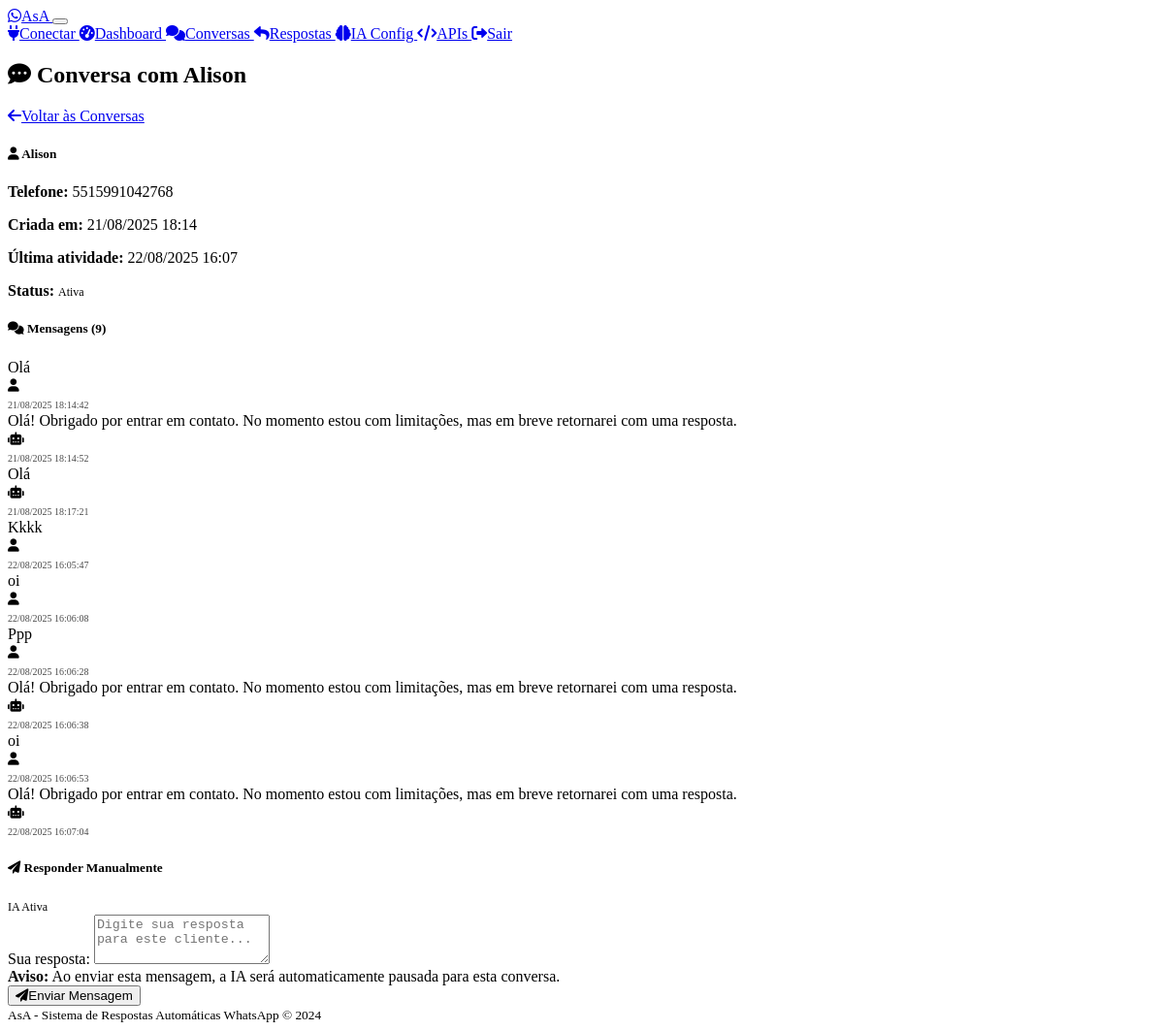
The page /admin/conversation/1 (signed in) on the database as committed earlier.
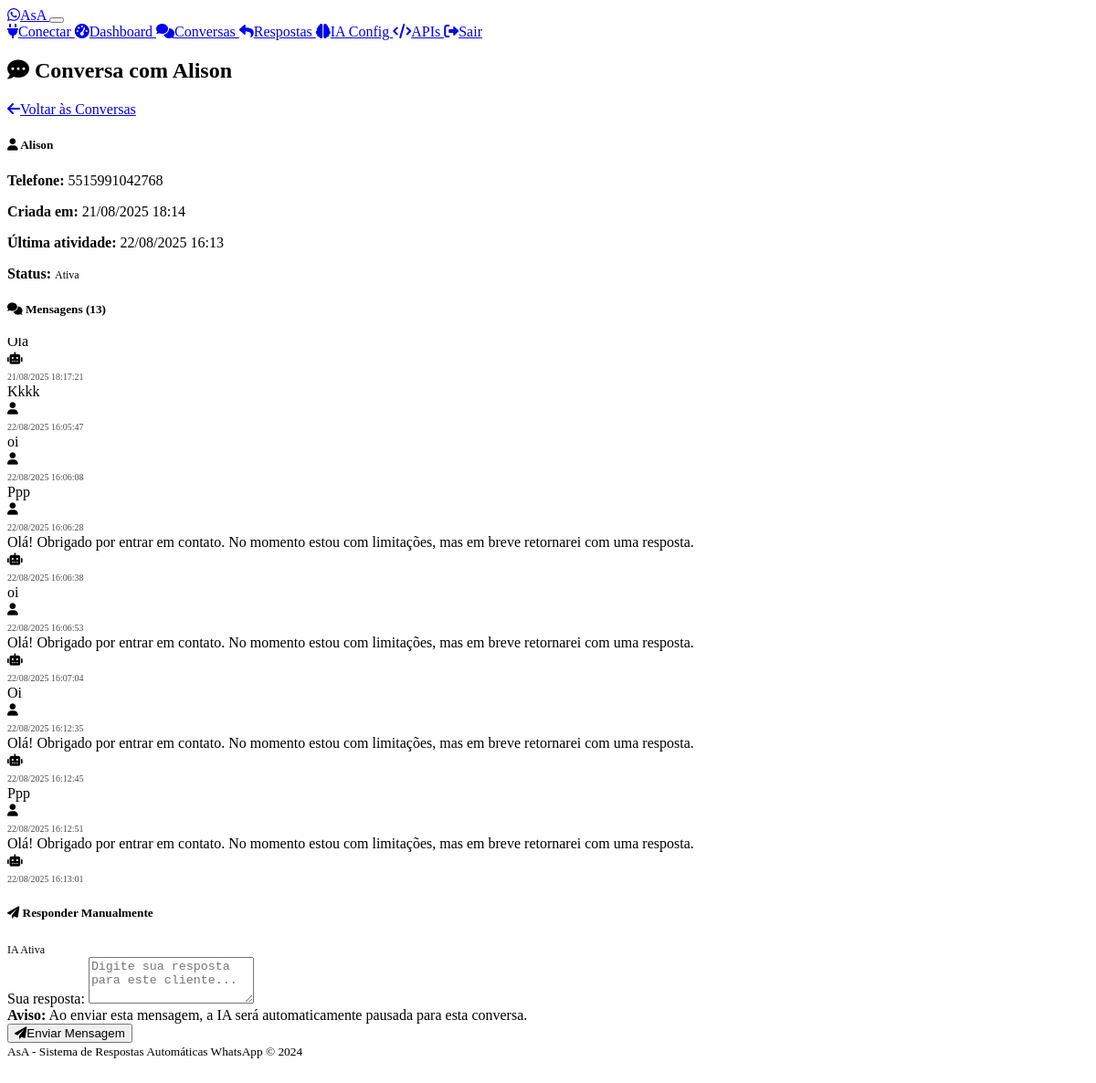
The same page on the database as committed later.
### models.py (models this page shows)
class Conversation(db.Model):
    id = db.Column(db.Integer, primary_key=True)
    phone_number = db.Column(db.String(20), nullable=False)
    contact_name = db.Column(db.String(100))
    created_at = db.Column(db.DateTime, default=datetime.utcnow)
    updated_at = db.Column(db.DateTime, default=datetime.utcnow, onupdate=datetime.utcnow)
    is_active = db.Column(db.Boolean, default=True)
    ai_paused = db.Column(db.Boolean, default=False)  # True when human takes over
    paused_at = db.Column(db.DateTime)  # When AI was paused
    messages = db.relationship('Message', backref='conversation', lazy=True, cascade='all, delete-orphan')

class Message(db.Model):
    id = db.Column(db.Integer, primary_key=True)
    conversation_id = db.Column(db.Integer, db.ForeignKey('conversation.id'), nullable=False)
    content = db.Column(db.Text, nullable=False)
    is_from_user = db.Column(db.Boolean, nullable=False)  # True if from user, False if from bot
    message_type = db.Column(db.String(20), default='text')  # text, image, audio, etc.
    timestamp = db.Column(db.DateTime, default=datetime.utcnow)
    response_type = db.Column(db.String(20))  # 'standard', 'ai', or None for user messages

### routes.py (the view)
    def decorated_function(*args, **kwargs):
        if not session.get('admin_logged_in'):
            return redirect(url_for('admin_login'))
        return f(*args, **kwargs)

### routes.py (called while the page is built)
def admin_required(f):
    def decorated_function(*args, **kwargs):
        if not session.get('admin_logged_in'):
            return redirect(url_for('admin_login'))
        return f(*args, **kwargs)
    decorated_function.__name__ = f.__name__
    return decorated_function

@app.route('/admin/conversation/<int:conversation_id>')
@admin_required
def view_conversation(conversation_id):
    conversation = Conversation.query.get_or_404(conversation_id)
    messages = Message.query.filter_by(
        conversation_id=conversation_id
    ).order_by(Message.timestamp.asc()).all()
    return render_template('conversation_detail.html',
                         conversation=conversation, messages=messages)

@app.context_processor
def inject_admin_status():
    return {'admin_logged_in': session.get('admin_logged_in', False)}

### templates/conversation_detail.html (shortened to what this page needs)
{% extends "base.html" %}
{% block content %}
<div class="d-flex justify-content-between align-items-center mb-4">
    <h2>
        <i class="fas fa-comment-dots me-2"></i>
        Conversa com {{ conversation.contact_name or 'Contato' }}
    </h2>
    <a href="{{ url_for('admin_conversations') }}" class="btn btn-outline-secondary">
        <i class="fas fa-arrow-left me-2"></i>Voltar às Conversas
    </a>
</div>
<div class="card mb-4">
    <div class="card-body">
        <div class="row">
            <div class="col-md-6">
                <h5 class="card-title">
                    <i class="fas fa-user me-2"></i>
                    {{ conversation.contact_name or 'Sem nome' }}
                </h5>
                <p class="card-text">
                    <strong>Telefone:</strong>
                    <span class="font-monospace">{{ conversation.phone_number }}</span>
                </p>
            </div>
            <div class="col-md-6">
                <p class="card-text">
                    <strong>Criada em:</strong>
                    {{ conversation.created_at.strftime('%d/%m/%Y %H:%M') }}
                </p>
                <p class="card-text">
                    <strong>Última atividade:</strong>
                    {{ conversation.updated_at.strftime('%d/%m/%Y %H:%M') }}
                </p>
                <p class="card-text">
                    <strong>Status:</strong>
                    {% if conversation.is_active %}
                        <span class="badge bg-success">Ativa</span>
                    {% else %}
                        <span class="badge bg-secondary">Inativa</span>
                    {% endif %}
                </p>
            </div>
        </div>
    </div>
</div>
<div class="card">
    <div class="card-header">
        <h5 class="mb-0">
            <i class="fas fa-comments me-2"></i>
            Mensagens ({{ messages|length }})
        </h5>
    </div>
    <div class="card-body">
        {% if messages %}
            <div class="chat-container" style="max-height: 600px; overflow-y: auto;">
                {% for message in messages %}
                <div class="message-item mb-3 {% if message.is_from_user %}message-user{% else %}message-system{% endif %}">
                    <div class="row">
                        <div class="col-{% if message.is_from_user %}8{% else %}8 offset-4{% endif %}">
                            <div class="card {% if message.is_from_user %}bg-primary{% else %}bg-secondary{% endif %}">
                                <div class="card-body py-2">
                                    <div class="d-flex justify-content-between align-items-start">
                                        <div class="message-content flex-grow-1">
                                            {{ message.content }}
                                        </div>
                                        <small class="text-{% if message.is_from_user %}light{% else %}muted{% endif %} ms-2">
                                            <i class="fas fa-{% if message.is_from_user %}user{% else %}robot{% endif %} me-1"></i>
                                        </small>
                                    </div>
                                    <div class="message-timestamp">
                                        <small class="text-{% if message.is_from_user %}light{% else %}muted{% endif %}">
                                            {{ message.timestamp.strftime('%d/%m/%Y %H:%M:%S') }}
                                        </small>
                                    </div>
                                </div>
                            </div>
                        </div>
                    </div>
                </div>
                {% endfor %}
            </div>
        {% else %}
            <div class="text-center py-5">
                <i class="fas fa-comment fa-5x text-muted mb-4"></i>
                <h4>Nenhuma mensagem encontrada</h4>
                <p class="text-muted">Esta conversa ainda não possui mensagens.</p>
            </div>
        {% endif %}
    </div>
</div>
<div class="card mt-4">
    <div class="card-header">
        <div class="d-flex justify-content-between align-items-center">
            <h5 class="mb-0">
                <i class="fas fa-paper-plane me-2"></i>
                Responder Manualmente
            </h5>
            {% if conversation.ai_paused %}
                <span class="badge bg-warning">IA Pausada</span>
            {% else %}
                <span class="badge bg-info">IA Ativa</span>
            {% endif %}
        </div>
    </div>
    <div class="card-body">
        <form action="{{ url_for('send_manual_message', conversation_id=conversation.id) }}" method="POST">
            <div class="mb-3">
                <label for="message_text" class="form-label">Sua resposta:</label>
                <textarea class="form-control" id="message_text" name="message_text" rows="3"
                          placeholder="Digite sua resposta para este cliente..." required></textarea>
                <div class="form-text">
                    {% if not conversation.ai_paused %}
                        <strong>Aviso:</strong> Ao enviar esta mensagem, a IA será automaticamente pausada para esta conversa.
                    {% endif %}
                </div>
            </div>
            <div class="d-flex gap-2">
                <button type="submit" class="btn btn-primary">
                    <i class="fas fa-paper-plane me-2"></i>Enviar Mensagem
                </button>
            </div>
        </form>
    </div>
</div>
{% endblock %}

### templates/base.html (shortened to what this page needs)
<!DOCTYPE html>
<html lang="pt-BR" data-bs-theme="dark">
<head>
    <link href="https://cdn.replit.com/agent/bootstrap-agent-dark-theme.min.css" rel="stylesheet">
    <link rel="stylesheet" href="https://cdnjs.cloudflare.com/ajax/libs/font-awesome/6.0.0/css/all.min.css">
    <link rel="stylesheet" href="{{ url_for('static', filename='css/custom.css') }}">
</head>
<body>
    <nav class="navbar navbar-expand-lg navbar-dark bg-dark">
        <div class="container">
            <a class="navbar-brand" href="{{ url_for('index') }}">
                <i class="fab fa-whatsapp text-success me-2"></i>AsA
            </a>
            <button class="navbar-toggler" type="button" data-bs-toggle="collapse" data-bs-target="#navbarNav">
            </button>
            <div class="collapse navbar-collapse" id="navbarNav">
                <div class="navbar-nav ms-auto">
                    <a class="nav-link" href="{{ url_for('index') }}">
                        <i class="fas fa-plug me-1"></i>Conectar
                    </a>
                    <a class="nav-link" href="{{ url_for('dashboard') }}">
                        <i class="fas fa-tachometer-alt me-1"></i>Dashboard
                    </a>
                    {% if admin_logged_in %}
                        <a class="nav-link" href="{{ url_for('admin_conversations') }}">
                            <i class="fas fa-comments me-1"></i>Conversas
                        </a>
                        <a class="nav-link" href="{{ url_for('admin_responses') }}">
                            <i class="fas fa-reply me-1"></i>Respostas
                        </a>
                        <a class="nav-link" href="{{ url_for('ai_config') }}">
                            <i class="fas fa-brain me-1"></i>IA Config
                        </a>
                        <a class="nav-link" href="{{ url_for('whatsapp_apis') }}">
                            <i class="fas fa-code me-1"></i>APIs
                        </a>
                        <a class="nav-link" href="{{ url_for('admin_logout') }}">
                            <i class="fas fa-sign-out-alt me-1"></i>Sair
                        </a>
                    {% else %}
                        <a class="nav-link" href="{{ url_for('admin_login') }}">
                            <i class="fas fa-user-shield me-1"></i>Admin
                        </a>
                    {% endif %}
                </div>
            </div>
        </div>
    </nav>
    <main class="container mt-4">
        {% block content %}{% endblock %}
    </main>
    <footer class="bg-dark text-center py-3 mt-5">
        <div class="container">
            <small class="text-muted">
                AsA - Sistema de Respostas Automáticas WhatsApp &copy; 2024
            </small>
        </div>
    </footer>
</body>
</html>

### static/css/custom.css (style rules this page uses)
:root { --asa-primary: #25d366; --asa-secondary: #128c7e; --asa-accent: #075e54; --asa-light: #dcf8c6; }
.message-timestamp { font-size: 0.75rem; opacity: 0.7; margin-top: 0.25rem; }
.badge { font-size: 0.75em; font-weight: 500; }

Rows that differ between the two databases and show on the page:
no longer on this page (row unchanged): Message: content "Olá", is_from_user True (drawn), timestamp "21/08/2025 18:14:42"
no longer on this page (row unchanged): Message: content "Olá! Obrigado por entrar em contato. No momento estou com limitações, mas em breve retornarei com uma resposta.", is_from_user False (drawn), timestamp "21/08/2025 18:14:52"
changed Conversation "Alison": updated_at "22/08/2025 16:07" → "22/08/2025 16:13"
added Message: content "Oi", is_from_user True (drawn), timestamp "22/08/2025 16:12:35"
added Message: content "Olá! Obrigado por entrar em contato. No momento estou com limitações, mas em breve retornarei com uma resposta.", is_from_user False (drawn), timestamp "22/08/2025 16:12:45"
added Message: content "Ppp", is_from_user True (drawn), timestamp "22/08/2025 16:12:51"
added Message: content "Olá! Obrigado por entrar em contato. No momento estou com limitações, mas em breve retornarei com uma resposta.", is_from_user False (drawn), timestamp "22/08/2025 16:13:01"
Other text that changed with them:
{{ messages|length }}: "9" → "13"
